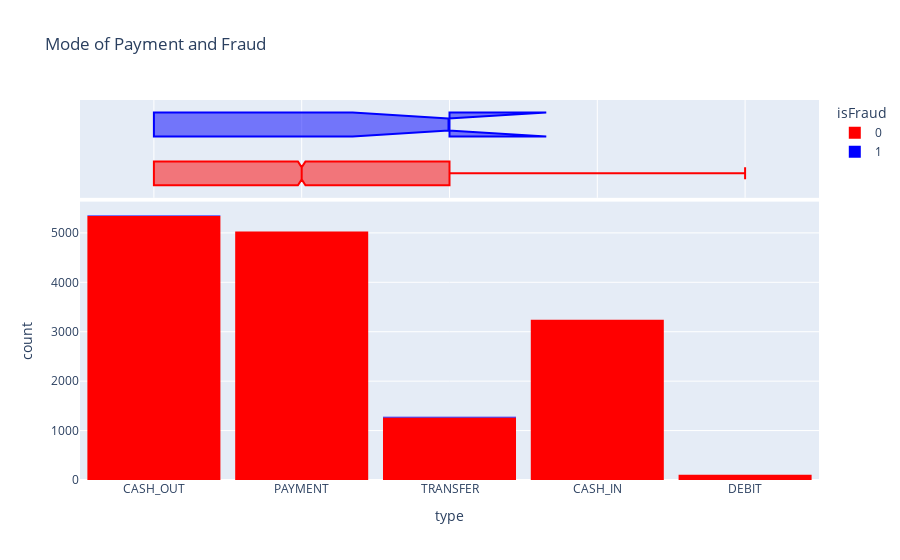

This figure's notebook cell:
### Code cell
fig = px.histogram(df.sample(15000), 
                   x='type', 
                   marginal='box', 
                   color='isFraud',
                   color_discrete_sequence=['red','blue'], 
                   title='Mode of Payment and Fraud')
fig.update_layout(bargap=0.1)
fig.show()

### Figure 1 — Plotly figure (JSON) as saved in the notebook; plotly's stock layout.template omitted (floating-point values rounded to 4 significant figures; data arrays with more than 128 entries replaced by an {"elided": "..."} marker saying what was removed)
{"data": [{"alignmentgroup": "True", "bingroup": "x", "hovertemplate": "isFraud=0<br>type=%{x}<br>count=%{y}<extra></extra>", "legendgroup": "0", "marker": {"color": "red", "pattern": {"shape": ""}}, "name": "0", "offsetgroup": "0", "orientation": "v", "showlegend": true, "type": "histogram", "x": {"elided": "14977 str values"}, "xaxis": "x", "yaxis": "y"}, {"alignmentgroup": "True", "hovertemplate": "isFraud=0<br>type=%{x}<extra></extra>", "legendgroup": "0", "marker": {"color": "red"}, "name": "0", "notched": true, "offsetgroup": "0", "showlegend": false, "type": "box", "x": {"elided": "14977 str values"}, "xaxis": "x2", "yaxis": "y2"}, {"alignmentgroup": "True", "bingroup": "x", "hovertemplate": "isFraud=1<br>type=%{x}<br>count=%{y}<extra></extra>", "legendgroup": "1", "marker": {"color": "blue", "pattern": {"shape": ""}}, "name": "1", "offsetgroup": "1", "orientation": "v", "showlegend": true, "type": "histogram", "x": ["TRANSFER", "CASH_OUT", "CASH_OUT", "TRANSFER", "TRANSFER", "TRANSFER", "TRANSFER", "TRANSFER", "CASH_OUT", "CASH_OUT", "CASH_OUT", "TRANSFER", "CASH_OUT", "TRANSFER", "TRANSFER", "TRANSFER", "CASH_OUT", "TRANSFER", "TRANSFER", "TRANSFER", "CASH_OUT", "TRANSFER", "CASH_OUT"], "xaxis": "x", "yaxis": "y"}, {"alignmentgroup": "True", "hovertemplate": "isFraud=1<br>type=%{x}<extra></extra>", "legendgroup": "1", "marker": {"color": "blue"}, "name": "1", "notched": true, "offsetgroup": "1", "showlegend": false, "type": "box", "x": ["TRANSFER", "CASH_OUT", "CASH_OUT", "TRANSFER", "TRANSFER", "TRANSFER", "TRANSFER", "TRANSFER", "CASH_OUT", "CASH_OUT", "CASH_OUT", "TRANSFER", "CASH_OUT", "TRANSFER", "TRANSFER", "TRANSFER", "CASH_OUT", "TRANSFER", "TRANSFER", "TRANSFER", "CASH_OUT", "TRANSFER", "CASH_OUT"], "xaxis": "x2", "yaxis": "y2"}], "layout": {"bargap": 0.1, "barmode": "relative", "legend": {"title": {"text": "isFraud"}, "tracegroupgap": 0}, "title": {"text": "Mode of Payment and Fraud"}, "xaxis": {"anchor": "y", "domain": [0, 1], "title": {"text": "type"}}, "xaxis2": {"anchor": "y2", "domain": [0, 1], "matches": "x", "showgrid": true, "showticklabels": false}, "yaxis": {"anchor": "x", "domain": [0, 0.7326], "title": {"text": "count"}}, "yaxis2": {"anchor": "x2", "domain": [0.7426, 1], "matches": "y2", "showgrid": false, "showline": false, "showticklabels": false, "ticks": ""}}}
